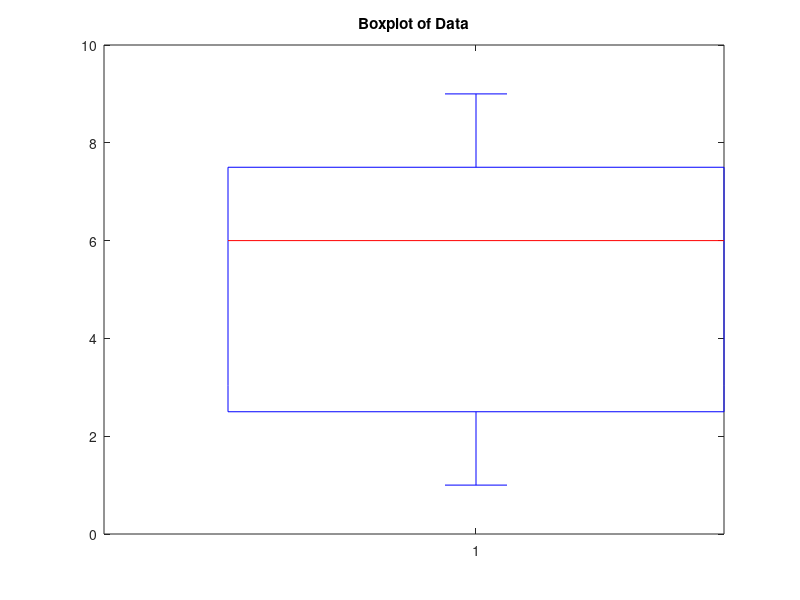

Write the MATLAB code that produced this figure.
%Data
%data=[15,9,26,10,11,13,14,12,22,19];
data=[1,2,3,6,7,8,9];

%Boxplot
figure;
boxplot(data);
title('Boxplot of Data');